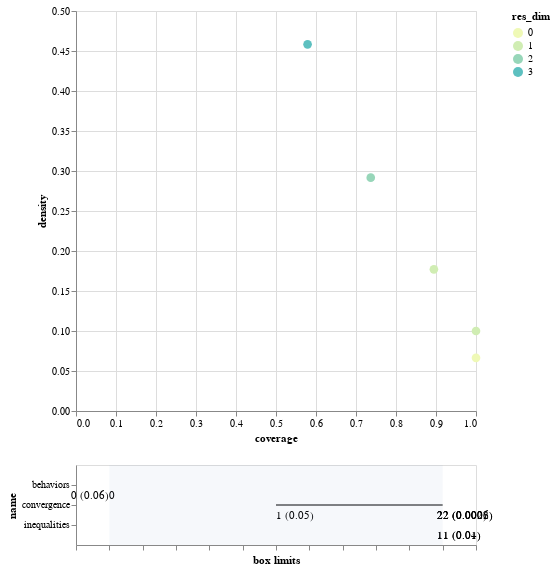

Notebook source saved alongside this figure:
### Markdown cell above
# SSP5

### Code cell
from ema_workbench.analysis import prim
from ema_workbench.util import ema_logging
import matplotlib.pyplot as plt

x = df_rozenberg.iloc[:,0:7] 
y = df_rozenberg.iloc[:,11].values>=1

prim_alg = prim.Prim(x, y, threshold=0.45, peel_alpha=0.1)
box1 = prim_alg.find_box()

box1.show_tradeoff()
print(box1.resample(3))
box1.inspect(3)
box1.inspect(3, style='graph')

plt.show()
box1.inspect_tradeoff()

### Figure 1 — Vega-Lite specification as saved in the notebook (floating-point values rounded to 4 significant figures)
{"config": {"view": {"continuousWidth": 400, "continuousHeight": 300}}, "vconcat": [{"data": {"name": "data-38134a8a13aea7cccfc8abfdaadf5ace"}, "mark": {"type": "circle", "size": 75}, "encoding": {"color": {"type": "ordinal", "field": "res_dim", "scale": {"range": ["#eff9b6", "#d0edb3", "#97d6b9", "#5dc0c0", "#31a5c2", "#1f80b8", "#2354a3", "#21318d"]}}, "opacity": {"condition": {"value": 1, "selection": "selector005"}, "value": 0.4}, "tooltip": [{"type": "ordinal", "field": "id"}, {"type": "quantitative", "field": "coverage", "format": ".2"}, {"type": "quantitative", "field": "density", "format": ".2"}, {"type": "ordinal", "field": "res_dim"}], "x": {"type": "quantitative", "field": "coverage"}, "y": {"type": "quantitative", "field": "density"}}, "height": 400, "selection": {"selector005": {"type": "single", "fields": ["id"]}}, "width": 400}, {"layer": [{"data": {"name": "data-44a72e9b9ad4006ead6ff1a36aafcf24"}, "mark": "rule", "encoding": {"x": {"type": "quantitative", "axis": {"grid": false, "labels": false, "title": "box limits"}, "field": "x_lower", "scale": {"domain": [0, 1], "padding": 0.1}}, "x2": {"field": "x_upper"}, "y": {"type": "nominal", "field": "name", "scale": {"padding": 1.0}}}, "transform": [{"calculate": "(datum.x1-datum.minimum)/(datum.maximum-datum.minimum)", "as": "x_lower"}, {"calculate": "(datum.x2-datum.minimum)/(datum.maximum-datum.minimum)", "as": "x_upper"}, {"filter": {"selection": "selector005"}}], "width": 400}, {"data": {"name": "data-44a72e9b9ad4006ead6ff1a36aafcf24"}, "mark": {"type": "text", "align": "left", "baseline": "top", "dy": 5}, "encoding": {"text": {"type": "ordinal", "field": "text"}, "x": {"type": "quantitative", "axis": {"grid": false, "labels": false, "title": "box limits"}, "field": "x_lower", "scale": {"domain": [0, 1], "padding": 0.1}}, "x2": {"field": "x_upper"}, "y": {"type": "nominal", "field": "name", "scale": {"padding": 1.0}}}, "transform": [{"calculate": "(datum.x1-datum.minimum)/(datum.maximum-datum.minimum)", "as": "x_lower"}, {"calculate": "(datum.x2-datum.minimum)/(datum.maximum-datum.minimum)", "as": "x_upper"}, {"filter": {"selection": "selector005"}}, {"calculate": "datum.qp_lower>0?format(datum.x1, \".2\")+\" (\"+format(datum.qp_lower, \".1~g\")+\")\" :format(datum.x1, \".2\")", "as": "text"}], "width": 400}, {"data": {"name": "data-44a72e9b9ad4006ead6ff1a36aafcf24"}, "mark": {"type": "text", "align": "right", "baseline": "top", "dy": 5}, "encoding": {"text": {"type": "ordinal", "field": "text"}, "x": {"type": "quantitative", "field": "x_upper"}, "x2": {"field": "x_upper"}, "y": {"type": "nominal", "field": "name", "scale": {"padding": 1.0}}}, "transform": [{"calculate": "(datum.x1-datum.minimum)/(datum.maximum-datum.minimum)", "as": "x_lower"}, {"calculate": "(datum.x2-datum.minimum)/(datum.maximum-datum.minimum)", "as": "x_upper"}, {"filter": {"selection": "selector005"}}, {"calculate": "datum.qp_upper>0?format(datum.x2, \".2\")+\" (\"+format(datum.qp_upper, \".1\")+\")\" :format(datum.x2, \".2\")", "as": "text"}], "width": 400}, {"data": {"name": "data-bb8d07f6df3d47a6a475317795287b23"}, "mark": {"type": "rect", "opacity": 0.05}, "encoding": {"x": {"type": "quantitative", "field": "start"}, "x2": {"field": "end"}}}, {"data": {"name": "data-d751713988987e9331980363e24189ce"}, "mark": "point", "encoding": {"x": {"type": "quantitative", "field": "x"}, "y": {"type": "nominal", "field": "name"}}, "transform": [{"filter": {"selection": "selector005"}}], "width": 400}, {"data": {"name": "data-d751713988987e9331980363e24189ce"}, "mark": {"type": "text", "align": "center", "baseline": "top", "dy": 5}, "encoding": {"text": {"type": "nominal", "field": "item"}, "x": {"type": "quantitative", "field": "x"}, "y": {"type": "nominal", "field": "name"}}, "transform": [{"filter": {"selection": "selector005"}}], "width": 400}]}], "$schema": "https://vega.github.io/schema/vega-lite/v4.8.1.json", "datasets": {"data-38134a8a13aea7cccfc8abfdaadf5ace": [{"coverage": 1.0, "density": 0.06643, "id": 0, "mass": 1.0, "mean": 0.06643, "res_dim": 0}, {"coverage": 1.0, "density": 0.1, "id": 1, "mass": 0.6643, "mean": 0.1, "res_dim": 1}, {"coverage": 0.8947, "density": 0.1771, "id": 2, "mass": 0.3357, "mean": 0.1771, "res_dim": 1}, {"coverage": 0.7368, "density": 0.2917, "id": 3, "mass": 0.1678, "mean": 0.2917, "res_dim": 2}, {"coverage": 0.5789, "density": 0.4583, "id": 4, "mass": 0.08392, "mean": 0.4583, "res_dim": 3}], "data-44a72e9b9ad4006ead6ff1a36aafcf24": [{"x1": 1.0, "x2": 2.0, "name": "convergence", "id": 1, "minimum": 0.0, "maximum": 2.0, "qp_lower": 0.04973, "qp_upper": -1.0}, {"x1": 2.0, "x2": 2.0, "name": "convergence", "id": 2, "minimum": 0.0, "maximum": 2.0, "qp_lower": 0.0001876, "qp_upper": -1.0}, {"x1": 1.0, "x2": 1.0, "name": "inequalities", "id": 3, "minimum": 0.0, "maximum": 1.0, "qp_lower": 0.03506, "qp_upper": -1.0}, {"x1": 2.0, "x2": 2.0, "name": "convergence", "id": 3, "minimum": 0.0, "maximum": 2.0, "qp_lower": 0.0005685, "qp_upper": -1.0}, {"x1": 1.0, "x2": 1.0, "name": "inequalities", "id": 4, "minimum": 0.0, "maximum": 1.0, "qp_lower": 0.01113, "qp_upper": -1.0}, {"x1": 2.0, "x2": 2.0, "name": "convergence", "id": 4, "minimum": 0.0, "maximum": 2.0, "qp_lower": 0.001617, "qp_upper": -1.0}, {"x1": 0.0, "x2": 0.0, "name": "behaviors", "id": 4, "minimum": 0.0, "maximum": 1.0, "qp_lower": -1.0, "qp_upper": 0.06194}], "data-bb8d07f6df3d47a6a475317795287b23": [{"end": 1, "start": 0}], "data-d751713988987e9331980363e24189ce": []}}
